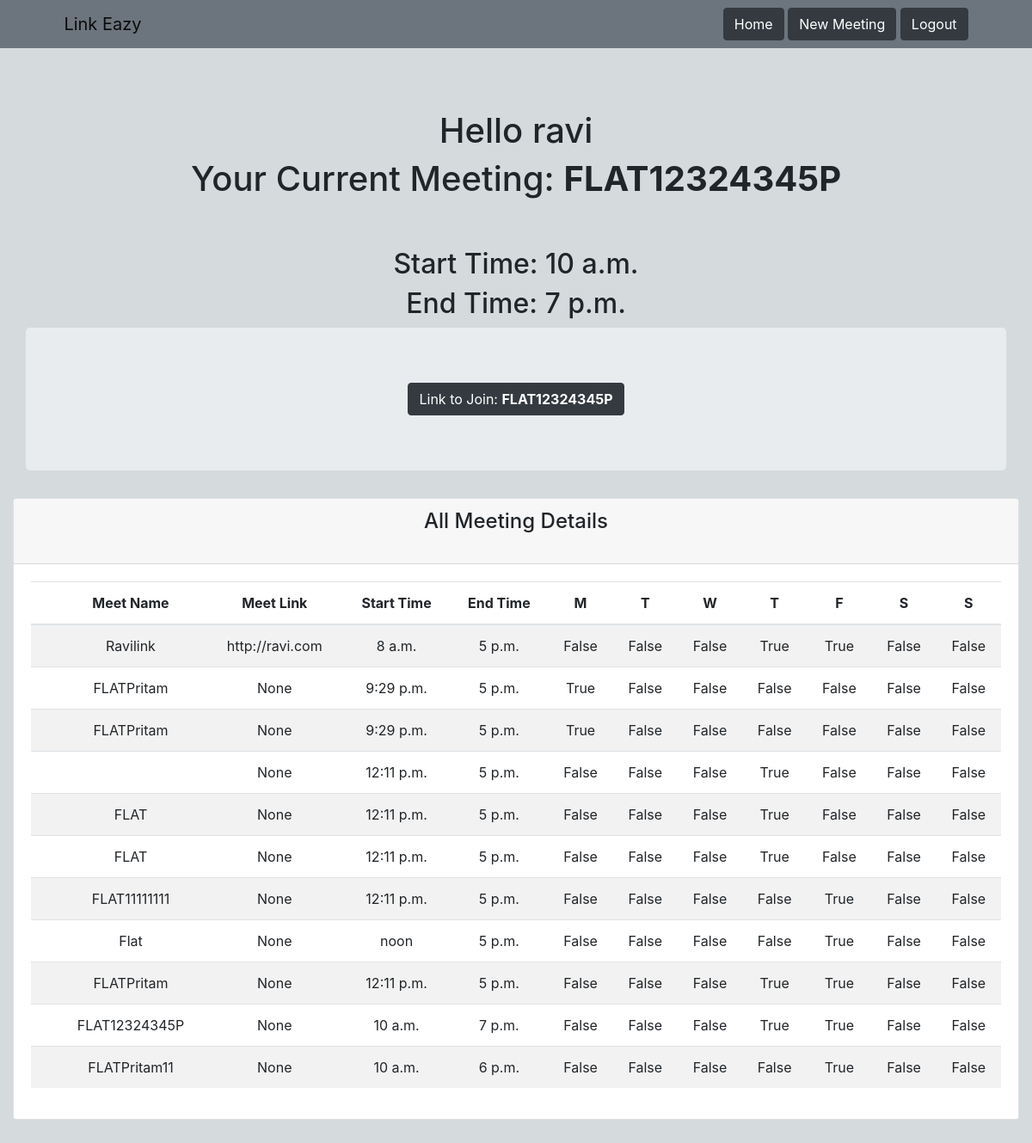
The app's page / (signed in) with its own data.
### interface/models.py (models this page shows, shortened)
class Link(models.Model):
    user = models.ForeignKey(User,on_delete = models.CASCADE)
    meeting_name = models.CharField(max_length=100,null=True,blank = True)
    meeting_link = models.CharField(max_length = 100,null=True,blank = True)
    start_time = models.TimeField(default='08:00:00')
    end_time = models.TimeField(default='17:00:00')
    monday = models.BooleanField(default = False)
    tuesday = models.BooleanField(default = False)
    wednesday = models.BooleanField(default = False)
    thursday = models.BooleanField(default = False)
    friday = models.BooleanField(default = False)
    saturday = models.BooleanField(default = False)
    sunday = models.BooleanField(default = False)

### interface/views.py (the view)
# urls.py: path('',views.current_meeting, name="home"),
@login_required(login_url='login')
def current_meeting(request):
    current_time = datetime.now()
    current_hour = current_time.hour #3:00 pm -> 15
    current_min = current_time.minute #3:00 pm -> 0
    meeting_list = list(Link.objects.filter(user=request.user))
    current_meeting = None
    def time_in_mins(hr, min):
        return hr * 60 + min
    for meeting in meeting_list:
        start_time_hour = meeting.start_time.hour
        start_time_min = meeting.start_time.minute
        end_time_hour = meeting.end_time.hour
        end_time_min = meeting.end_time.minute
        day_list = []
        if meeting.monday == True:
            day_list.append('Monday')
        if meeting.tuesday == True:
            day_list.append('Tuesday')
        if meeting.wednesday == True:
            day_list.append('Wednesday')
        if meeting.thursday == True:
            day_list.append('Thursday')
        if meeting.friday == True:
            day_list.append('Friday')
        if meeting.saturday == True:
            day_list.append('Saturday')
        if meeting.sunday == True:
            day_list.append('Sunday')
        if ((day_list.count(current_time.strftime('%A')) == 0)
            or (time_in_mins(start_time_hour, start_time_min) - 6) > time_in_mins(current_hour, current_min)
                or (time_in_mins(end_time_hour, end_time_min)) < time_in_mins(current_hour, current_min)):
            continue
        current_meeting = meeting
    if current_meeting == None:
        return render(request, 'nomeetings.html', {'alls':meeting_list})
    else:
        return render(request, 'linktoclick.html', { 'obj': current_meeting,'alls':meeting_list})

### templates/linktoclick.html (shortened to what this page needs)
{% extends 'base.html' %}
{% block content %}
<center><br>
    <br><br>
    <h1>Hello  {{ user.username}}</h1>
    <h1>Your Current Meeting: <b>{{ obj.meeting_name }}</b></h1>
    <br>
    <br>
    <h2>Start Time: {{ obj.start_time }}</h2>
    <h2>End Time: {{ obj.end_time }}</h2>
</center>
<div class="jumbotron" style="max-width: 95%;">
    <center>
        <a href="{{ obj.meeting_link }}"><button type="button" class="btn btn-dark">Link to Join: <b>{{ obj.meeting_name}}</b></button></a>
    </center>
</div>
<section>
    <div class="container-fluid">
      <div class="row">
        <div class="col-lg-12">
          <div class="card">
            <div class="card-header">
              <h4 class="card-title">All Meeting Details</h4>
              <div class="card-tools">
                <div class="input-group input-group-sm" style="width: 150px;">
                  <div class="input-group-append">
                    <button type="submit" class="btn btn-default"></button>
                  </div>
                </div>
              </div>
            </div>
            <div class="card-body">
              <div class="table-responsive">
            <table class="table table-striped table-hover ">
              <thead >
                <tr class="text-center">
                    <th></th>
                  <th>Meet Name</th>
                  <th class="text-center">Meet Link</center>
                  <th>Start Time</th>
                  <th>End Time</th>
                  <th>M</th>
                  <th>T</th>
                  <th>W</th>
                  <th>T</th>
                  <th>F</th>
                  <th>S</th>
                  <th>S</th>
              <tbody>
                {% for meet in alls %}
                <tr class="text-center">
                  <th scope="row"></th>
                  <td>{{ meet.meeting_name }}</td>
                  <td>{{ meet.meeting_link }}</td>
                  <td>{{ meet.start_time }}</td>
                  <td>{{ meet.end_time }}</td>
                  <td>{{ meet.monday }}</td>
                  <td>{{ meet.tuesday }}</td>
                  <td>{{ meet.wednesday }}</td>
                  <td>{{ meet.thursday }}</td>
                  <td>{{ meet.friday }}</td>
                  <td>{{ meet.saturday }}</td>
                  <td>{{ meet.sunday }}</td>
                </tr>
                {% endfor %}
              </tbody>
{% endblock content %}

### records on screen
Link: meeting_name "FLAT12324345P", start_time "10 a.m.", end_time "7 p.m.", meeting_link "None", monday "False", tuesday "False", wednesday "False", thursday "True", friday "True", saturday "False", sunday "False"
Link: meeting_name "Ravilink", meeting_link "http://ravi.com", start_time "8 a.m.", end_time "5 p.m.", monday "False", tuesday "False", wednesday "False", thursday "True", friday "True", saturday "False", sunday "False"
Link: meeting_name "FLATPritam", meeting_link "None", start_time "9:29 p.m.", end_time "5 p.m.", monday "True", tuesday "False", wednesday "False", thursday "False", friday "False", saturday "False", sunday "False"
Link: meeting_name "FLATPritam", meeting_link "None", start_time "9:29 p.m.", end_time "5 p.m.", monday "True", tuesday "False", wednesday "False", thursday "False", friday "False", saturday "False", sunday "False"
Link: meeting_link "None", start_time "12:11 p.m.", end_time "5 p.m.", monday "False", tuesday "False", wednesday "False", thursday "True", friday "False", saturday "False", sunday "False"
Link: meeting_name "FLAT", meeting_link "None", start_time "12:11 p.m.", end_time "5 p.m.", monday "False", tuesday "False", wednesday "False", thursday "True", friday "False", saturday "False", sunday "False"
Link: meeting_name "FLAT", meeting_link "None", start_time "12:11 p.m.", end_time "5 p.m.", monday "False", tuesday "False", wednesday "False", thursday "True", friday "False", saturday "False", sunday "False"
Link: meeting_name "FLAT11111111", meeting_link "None", start_time "12:11 p.m.", end_time "5 p.m.", monday "False", tuesday "False", wednesday "False", thursday "False", friday "True", saturday "False", sunday "False"
Link: meeting_name "Flat", meeting_link "None", start_time "noon", end_time "5 p.m.", monday "False", tuesday "False", wednesday "False", thursday "False", friday "True", saturday "False", sunday "False"
Link: meeting_name "FLATPritam", meeting_link "None", start_time "12:11 p.m.", end_time "5 p.m.", monday "False", tuesday "False", wednesday "False", thursday "True", friday "True", saturday "False", sunday "False"
Link: meeting_name "FLATPritam11", meeting_link "None", start_time "10 a.m.", end_time "6 p.m.", monday "False", tuesday "False", wednesday "False", thursday "False", friday "True", saturday "False", sunday "False"

### other values on screen
{{ user.username }} "ravi"
